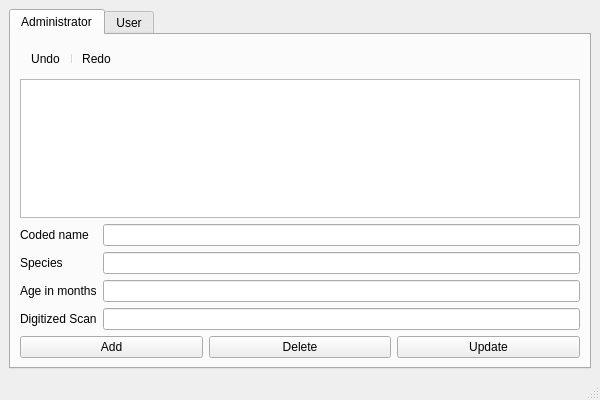
<?xml version="1.0" encoding="UTF-8"?>
<ui version="4.0">
 <class>MainWindow</class>
 <widget class="QMainWindow" name="MainWindow">
  <property name="geometry">
   <rect>
    <x>0</x>
    <y>0</y>
    <width>600</width>
    <height>400</height>
   </rect>
  </property>
  <property name="windowTitle">
   <string>MainWindow</string>
  </property>
  <widget class="QWidget" name="centralwidget">
   <layout class="QVBoxLayout" name="verticalLayout_2">
    <item>
     <widget class="QTabWidget" name="tabWidget">
      <property name="currentIndex">
       <number>0</number>
      </property>
      <widget class="QWidget" name="AdminTab">
       <attribute name="title">
        <string>Administrator</string>
       </attribute>
       <layout class="QVBoxLayout" name="verticalLayout">
        <item>
         <widget class="QToolBar" name="toolBar">
          <property name="windowTitle">
           <string>toolBar</string>
          </property>
          <addaction name="actionUndo"/>
          <addaction name="separator"/>
          <addaction name="actionRedo"/>
         </widget>
        </item>
        <item>
         <widget class="QListWidget" name="PlantClusterList"/>
        </item>
        <item>
         <layout class="QFormLayout" name="formLayout">
          <item row="1" column="0">
           <widget class="QLabel" name="label">
            <property name="text">
             <string>Coded name</string>
            </property>
           </widget>
          </item>
          <item row="1" column="1">
           <widget class="QLineEdit" name="CodedNameEdit"/>
          </item>
          <item row="2" column="1">
           <widget class="QLineEdit" name="SpeciesEdit"/>
          </item>
          <item row="3" column="1">
           <widget class="QLineEdit" name="AgeInMonthsEdit"/>
          </item>
          <item row="4" column="1">
           <widget class="QLineEdit" name="DigitizedScanEdit"/>
          </item>
          <item row="2" column="0">
           <widget class="QLabel" name="label_2">
            <property name="text">
             <string>Species</string>
            </property>
           </widget>
          </item>
          <item row="3" column="0">
           <widget class="QLabel" name="label_3">
            <property name="text">
             <string>Age in months</string>
            </property>
           </widget>
          </item>
          <item row="4" column="0">
           <widget class="QLabel" name="label_4">
            <property name="text">
             <string>Digitized Scan</string>
            </property>
           </widget>
          </item>
         </layout>
        </item>
        <item>
         <layout class="QHBoxLayout" name="horizontalLayout">
          <item>
           <widget class="QPushButton" name="AddButton">
            <property name="text">
             <string>Add</string>
            </property>
           </widget>
          </item>
          <item>
           <widget class="QPushButton" name="DeleteButton">
            <property name="text">
             <string>Delete</string>
            </property>
           </widget>
          </item>
          <item>
           <widget class="QPushButton" name="UpdateButton">
            <property name="text">
             <string>Update</string>
            </property>
           </widget>
          </item>
         </layout>
        </item>
       </layout>
      </widget>
      <widget class="QWidget" name="UserTab">
       <attribute name="title">
        <string>User</string>
       </attribute>
       <layout class="QVBoxLayout" name="verticalLayout_3">
        <item>
         <widget class="QToolBar" name="toolBar">
          <property name="windowTitle">
           <string>toolBar</string>
          </property>
          <addaction name="actionUndo"/>
          <addaction name="separator"/>
          <addaction name="actionRedo"/>
         </widget>
        </item>
        <item>
         <layout class="QFormLayout" name="formLayout_3">
          <item row="0" column="0">
           <widget class="QLabel" name="label_6">
            <property name="text">
             <string>Species</string>
            </property>
           </widget>
          </item>
          <item row="0" column="1">
           <widget class="QLineEdit" name="SpeciesFilter"/>
          </item>
          <item row="1" column="1">
           <widget class="QLineEdit" name="AgeFilter"/>
          </item>
          <item row="1" column="0">
           <widget class="QLabel" name="label_7">
            <property name="text">
             <string>Maximum age </string>
            </property>
           </widget>
          </item>
         </layout>
        </item>
        <item>
         <layout class="QFormLayout" name="formLayout_2">
          <item row="0" column="0">
           <widget class="QLabel" name="label_5">
            <property name="text">
             <string>Current:</string>
            </property>
           </widget>
          </item>
          <item row="0" column="1">
           <widget class="QLabel" name="CurrentPlantCluster">
            <property name="font">
             <font>
              <pointsize>12</pointsize>
             </font>
            </property>
            <property name="text">
             <string/>
            </property>
           </widget>
          </item>
         </layout>
        </item>
        <item>
         <layout class="QHBoxLayout" name="horizontalLayout_4">
          <item>
           <widget class="QPushButton" name="SaveButton">
            <property name="text">
             <string>Save</string>
            </property>
           </widget>
          </item>
          <item>
           <widget class="QPushButton" name="NextButton">
            <property name="text">
             <string>Next</string>
            </property>
           </widget>
          </item>
          <item>
           <widget class="QPushButton" name="FilterButton">
            <property name="text">
             <string>Filter</string>
            </property>
           </widget>
          </item>
         </layout>
        </item>
        <item>
         <widget class="QListWidget" name="UserList"/>
        </item>
        <item>
         <layout class="QHBoxLayout" name="horizontalLayout_2">
          <item>
           <widget class="QPushButton" name="OpenListButton">
            <property name="text">
             <string>Open List</string>
            </property>
           </widget>
          </item>
          <item>
           <widget class="QPushButton" name="OpenAppButton">
            <property name="text">
             <string>Open in app</string>
            </property>
           </widget>
          </item>
         </layout>
        </item>
       </layout>
      </widget>
     </widget>
    </item>
   </layout>
  </widget>
  <widget class="QStatusBar" name="statusbar"/>
  <action name="actionUndo">
   <property name="text">
    <string>Undo</string>
   </property>
  </action>
  <action name="actionRedo">
   <property name="text">
    <string>Redo</string>
   </property>
  </action>
 </widget>
 <resources/>
 <connections/>
 <slots>
  <slot>undo()</slot>
 </slots>
</ui>
